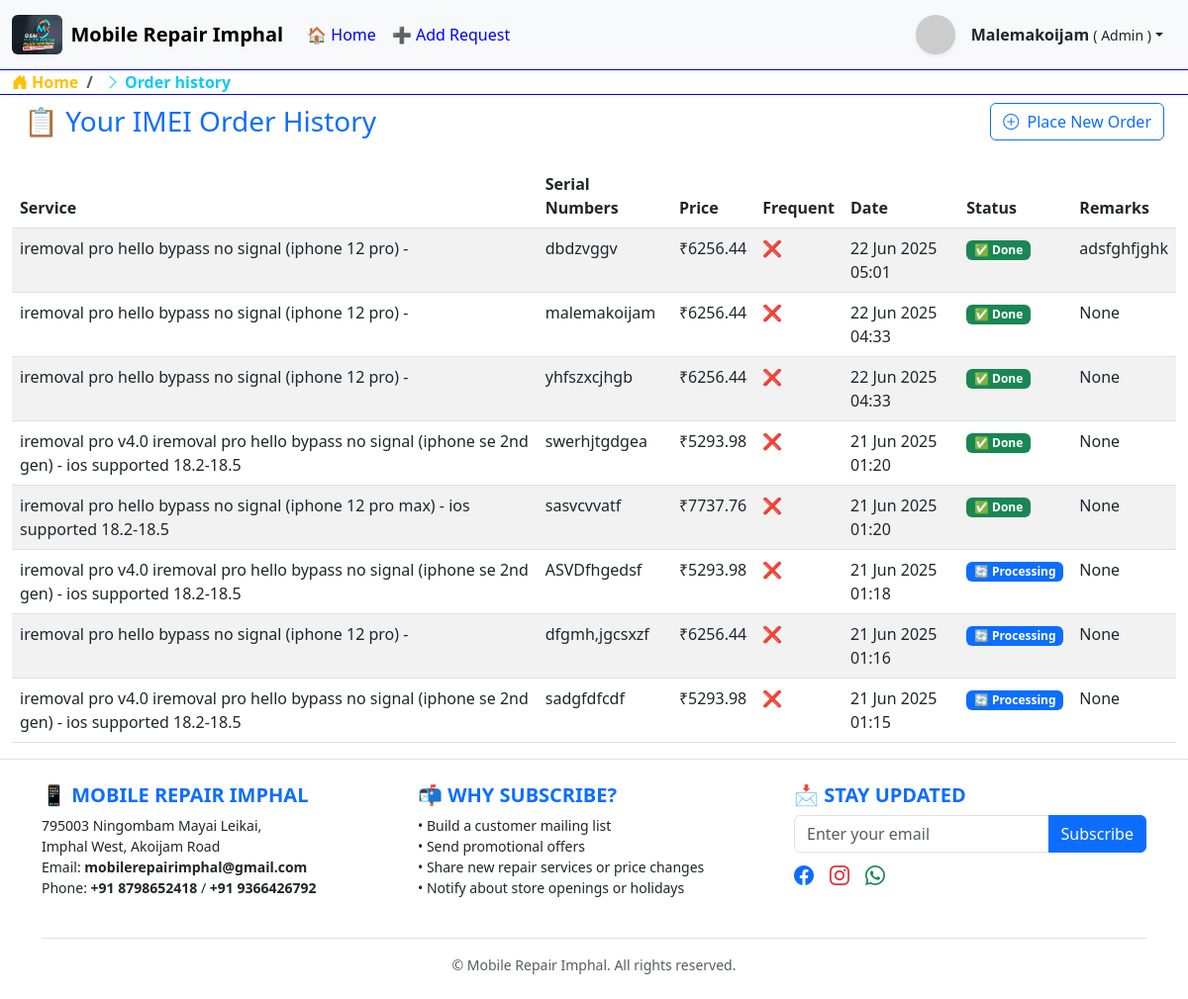
The app's page /order-history/ (signed in) with its own data.
### repair/models.py (models this page shows, shortened)
class IMEIOrder(models.Model):
    user = models.ForeignKey(User, on_delete=models.CASCADE)
    service_name = models.CharField(max_length=255)
    service_price = models.DecimalField(max_digits=10, decimal_places=2)
    serial_numbers = models.TextField()
    frequent_use = models.BooleanField(default=False)
    created_at = models.DateTimeField(auto_now_add=True)
    remarks = models.TextField(blank=True, null=True)
    STATUS_CHOICES = [
        ('processing', 'Processing'),
        ('done', 'Done'),
        ('rejected', 'Rejected'),
    ]
    status = models.CharField(max_length=20, choices=STATUS_CHOICES, default='processing')

### repair/views.py (the view)
# urls.py: path("order-history/", views.imei_order_history, name="imei_order_history"),
@login_required
def imei_order_history(request):
    orders = IMEIOrder.objects.filter(user=request.user).order_by('-created_at')
    return render(request, "repair/imei_order_history.html", {"orders": orders})

### repair/forms.py
class SubscribeForm(forms.Form):
    email = forms.EmailField(widget=forms.EmailInput(attrs={
        'class': 'form-control',
        'placeholder': 'Enter your email'
    }))

### repair/context_processors.py (called while the page is built)
def subscribe_form(request):
    return {
        'form': SubscribeForm()
    }

### repair/templatetags/breadcrumbs.py (called while the page is built)
@register.simple_tag(takes_context=True)
def breadcrumb(context):
    request = context['request']
    path_parts = request.path.strip('/').split('/')
    url = ''
    crumbs = []
    for i, part in enumerate(path_parts):
        url += f'/{part}'
        try:
            match = resolve(url)
            name = match.url_name
            label = BREADCRUMB_LABELS.get(name, part.replace('-', ' ').capitalize())
        except Resolver404:
            label = part if part.isdigit() else part.replace('-', ' ').capitalize()
        crumbs.append((label, url))
    return crumbs

### repair/templates/repair/imei_order_history.html (shortened to what this page needs)
{% load static %}
<!DOCTYPE html>
<html lang="en">
<head>
  <link rel="stylesheet" href="https://cdn.jsdelivr.net/npm/bootstrap-icons@1.10.5/font/bootstrap-icons.css">
  <link href="https://cdn.jsdelivr.net/npm/bootstrap@5.3.0/dist/css/bootstrap.min.css" rel="stylesheet">
   <link href="https://cdnjs.cloudflare.com/ajax/libs/aos/2.3.4/aos.css" rel="stylesheet">
  <link href="https://cdnjs.cloudflare.com/ajax/libs/aos/2.3.4/aos.css" rel="stylesheet">
  <link href="https://cdn.jsdelivr.net/npm/bootstrap@5.3.0/dist/css/bootstrap.min.css" rel="stylesheet">
  <link href="https://cdn.jsdelivr.net/npm/bootstrap-icons@1.10.5/font/bootstrap-icons.css" rel="stylesheet">
</head>
<body class="d-flex flex-column min-vh-100">
   {% include "repair/header.html" %}
    <div class="container-fluid flex-grow-1 animate-slide-in mt-2">
      <div class="container-fluid d-flex justify-content-between align-items-center mb-4">
        <h3 class="mb-0 text-primary">📋 Your IMEI Order History</h3>
        <a href="{% url 'imei_order_view' %}" class="btn btn-outline-primary">
          <i class="bi bi-plus-circle me-1"></i> Place New Order
        </a>
      </div>
      {% if orders %}
        <div class="table-responsive">
          <table class="table table-striped">
            <thead>
              <tr>
                <th>Service</th>
                <th>Serial Numbers</th>
                <th>Price</th>
                <th>Frequent</th>
                <th>Date</th>
                <th>Status</th>
                <th>Remarks</th>
              </tr>
            </thead>
            <tbody>
              {% for order in orders %}
              <tr>
                <td>{{ order.service_name }}</td>
                <td>{{ order.serial_numbers|linebreaksbr }}</td>
                <td>₹{{ order.service_price }}</td>
                <td>
                  {% if order.frequent_use %}
                    ✅
                  {% else %}
                    ❌
                  {% endif %}
                </td>
                <td>{{ order.created_at|date:"d M Y H:i" }}</td>
                <td>
                {% if order.status == 'done' %}
                  <span class="badge bg-success">✅ Done</span>
                {% elif order.status == 'rejected' %}
                  <span class="badge bg-danger">❌ Rejected</span>
                {% elif order.status == 'processing' %}
                  <span class="badge bg-primary">🔄 Processing</span>
                {% else %}
                  <span class="badge bg-secondary">❓ Unknown</span>
                {% endif %}
              </td>
                <td>{{ order.remarks}}</td>
              </tr>
              {% endfor %}
            </tbody>
          </table>
        </div>
      {% else %}
        <p class="text-muted">You have not placed any orders yet.</p>
      {% endif %}
    </div>
  {% include 'repair/footer.html' %}
</body>
</html>

### repair/templates/repair/header.html (shortened to what this page needs)
{% load static %}
<nav class="navbar navbar-expand-lg bg-body-tertiary shadow-sm sticky-top">
  <div class="container-fluid">
    <a class="navbar-brand fw-bold d-flex align-items-center" href="{% url 'home' %}" data-bs-toggle="offcanvas" data-bs-target="#offcanvasScrolling" aria-controls="offcanvasScrolling" >
      <img src="{% static 'images/logo.jpg' %}" alt="Logo" style="height: 40px;" class="me-2 rounded" />
      Mobile Repair Imphal
    </a>
    <div class="collapse navbar-collapse" id="navbarText">
      <ul class="navbar-nav me-auto mb-2 mb-lg-0">
        <li class="nav-item">
          <a class="nav-link {% if request.resolver_match.url_name == 'home' %}active{% endif %}" href="{% url 'home' %}">🏠 Home</a>
        </li>
        <li class="nav-item">
          <a class="nav-link" href="{% url 'add_repair_request' %}">➕ Add Request</a>
        </li>
      </ul>
      <div class="d-flex align-items-center">
        {% if user.is_authenticated %}
          <div class="dropdown">
            <button class="btn dropdown-toggle d-flex align-items-center" type="button" id="userDropdown" data-bs-toggle="dropdown" aria-expanded="false">
              <img src="https://ui-avatars.com/api/?name={{ user.username }}" class="rounded-circle shadow-sm me-2" width="40" height="40" alt="User Avatar" />
              <div class="ms-2 d-none d-sm-block text-start">
                     <span class="fw-semibold">{{ user.username|title }}</span>
                    <small class="text-dark">(
                      {% if user.is_superuser %}Admin
                      {% elif user.is_staff %}Staff
                      {% else %}Customer
                      {% endif %}
                    )</small>
                  </div>
            </button>
          </div>
        {% else %}
          <a href="{% url 'login_register' %}" class="btn btn-outline-primary">
            <i class="bi bi-person-circle me-1"></i> Login / Register
          </a>
        {% endif %}
      </div>
    </div>
  </div>
</nav>
      {% include "repair/breadcrumbs.html" %}

### repair/templates/repair/header.html (style rules this page uses)
.nav-link { color: blue; position: relative; transition: color 0.3s ease; }
.nav-link::after { content: ''; position: absolute; bottom: 0; left: 0; height: 2px; width: 0%; background-color: blue; transition: width 0.3s ease; }

### records on screen
IMEIOrder: service_name "iremoval pro hello bypass no signal (iphone 12 pro) -", serial_numbers "dbdzvggv", service_price "6256.44", created_at "22 Jun 2025 05:01", status "✅ Done", remarks "adsfghfjghk"
IMEIOrder: service_name "iremoval pro hello bypass no signal (iphone 12 pro) -", serial_numbers "malemakoijam", service_price "6256.44", created_at "22 Jun 2025 04:33", status "✅ Done", remarks "None"
IMEIOrder: service_name "iremoval pro hello bypass no signal (iphone 12 pro) -", serial_numbers "yhfszxcjhgb", service_price "6256.44", created_at "22 Jun 2025 04:33", status "✅ Done", remarks "None"
IMEIOrder: service_name "iremoval pro v4.0 iremoval pro hello bypass no signal (iphone se 2nd gen) - ios supported 18.2-18.5", serial_numbers "swerhjtgdgea", service_price "5293.98", created_at "21 Jun 2025 01:20", status "✅ Done", remarks "None"
IMEIOrder: service_name "iremoval pro hello bypass no signal (iphone 12 pro max) - ios supported 18.2-18.5", serial_numbers "sasvcvvatf", service_price "7737.76", created_at "21 Jun 2025 01:20", status "✅ Done", remarks "None"
IMEIOrder: service_name "iremoval pro v4.0 iremoval pro hello bypass no signal (iphone se 2nd gen) - ios supported 18.2-18.5", serial_numbers "ASVDfhgedsf", service_price "5293.98", created_at "21 Jun 2025 01:18", status "🔄 Processing", remarks "None"
IMEIOrder: service_name "iremoval pro hello bypass no signal (iphone 12 pro) -", serial_numbers "dfgmh,jgcsxzf", service_price "6256.44", created_at "21 Jun 2025 01:16", status "🔄 Processing", remarks "None"
IMEIOrder: service_name "iremoval pro v4.0 iremoval pro hello bypass no signal (iphone se 2nd gen) - ios supported 18.2-18.5", serial_numbers "sadgfdfcdf", service_price "5293.98", created_at "21 Jun 2025 01:15", status "🔄 Processing", remarks "None"

### other values on screen
{{ user.username|title }} "Malemakoijam"
{{ label }} "Order history"
